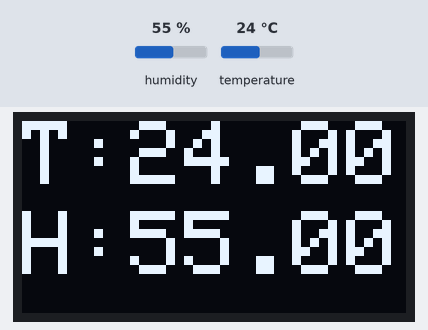
Bench run of a program on a simulated ESP8266 (NodeMCU). Parts: 128×64 one-colour display. The test bench sets the inputs (shaded band); at power-on: humidity 55 %, temperature 24 °C. What the program prints to the serial monitor is not drawn.

Above: at 13.2 s.
13.3 s: humidity set to 22 %
At 15.3 s:
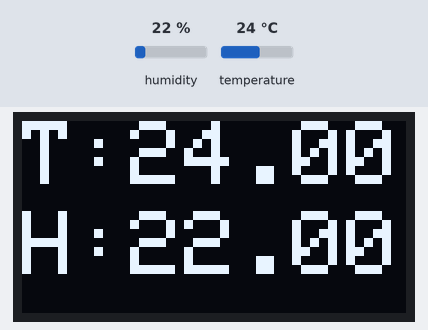
15.7 s: temperature set to 12 °C
At 17.4 s:
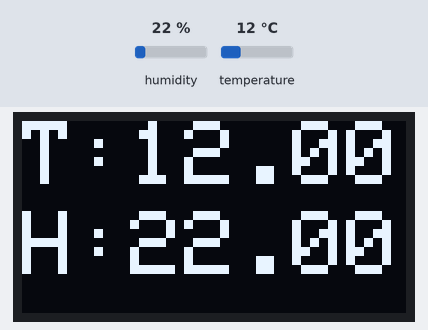
18.1 s: humidity set to 40 %
At 19.3 s:
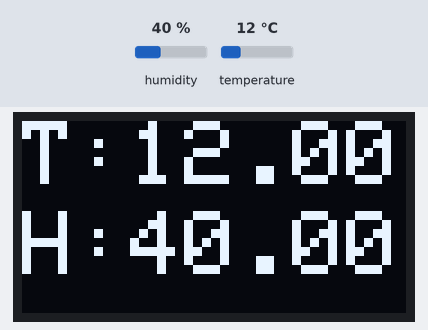
20.5 s: temperature set to 19 °C
At 23.1 s:
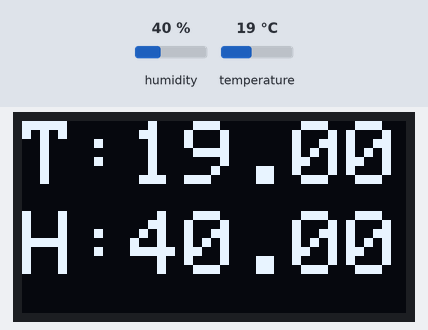
Timing chart, 0 to 24.6 s (numbered marks = the images above; inputs shaded):
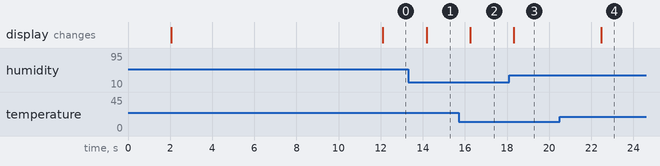

The program:

main.cpp
```cpp
// (licence header left out)
#include<Arduino.h>

/* ESPRead header */
#include<ESPRead.h>

/* I2C display header */
#include <Wire.h>
#include <Adafruit_GFX.h>
#include <Adafruit_SSD1306.h>
#include <Adafruit_Sensor.h>


//#define
/* timer and intruppt function for 1 milisecond */
void Timer_1ms_Start(void);
void ICACHE_RAM_ATTR timercallback1ms(void);

/* OLED display width, in pixels */
#define SCREEN_WIDTH 128

/* OLED display height, in pixels */
#define SCREEN_HEIGHT 64

/* Declaration for an SSD1306 display connected to I2C (SDA, SCL pins) */
Adafruit_SSD1306 display(SCREEN_WIDTH, SCREEN_HEIGHT, &Wire, -1);

bool bmsFlag=0;
uint64_t ui64OnemsTimeCounter=0;
uint16_t ui16OneSecondCounter=0;

void OneSecond_Test(void);

void setup() {
	Serial1.begin(921600);
    Serial.begin(921600);

	Serial.println("\nEasyIoT PiCo");

	/* Start ESP Read */
	ERead.Start();

	//Wire.begin(D2,D1);

	if(!display.begin(SSD1306_SWITCHCAPVCC, 0x3C)) {
    	Serial.println(F("SSD1306 allocation failed"));
    	for(;;);
 	}

  	delay(2000);
  	display.clearDisplay();
  	display.setTextColor(WHITE);
	display.setTextSize(3);
	display.setCursor(0,0);
	display.println("EasyIoT");
	display.setCursor(0,30);
	display.setTextSize(4);
	display.println("PiCo");
	display.display();

	//pinMode(14,OUTPUT);

	/* start timer module */
	noInterrupts();
    Timer_1ms_Start();
    interrupts();

	delay(10000);
	//pinMode(D5,OUTPUT);
	//digitalWrite(D5,LOW);
}

void loop() {
	//ERead.Update();
	//digitalWrite(14,HIGH);
	//delay(1000);
	//Serial.println("Testing");
	//digitalWrite(14,LOW);
	//delay(1000);
	ERead.Read_DHT22();
	display.clearDisplay();
  	display.setTextColor(WHITE);
	display.setTextSize(3);
	display.setCursor(0,0);
	display.print("T:");
	display.println(ERead.tdfParameters.fTemperature);
	display.setCursor(0,30);
	display.setTextSize(3);
	display.print("H:");
	display.println(ERead.tdfParameters.fHumidity);
	display.display();
	delay(1000);
	/*digitalWrite(D5,LOW);
	delay(1000);
	digitalWrite(D5,HIGH);
	delay(1000);*/
}

/* This function sets 1 milisecond timer */
void Timer_1ms_Start(void){
    timer1_isr_init();
    timer1_attachInterrupt(timercallback1ms);
    timer1_enable(TIM_DIV1, TIM_EDGE, TIM_LOOP); //80MHZ
    timer1_write(80000);//1ms
}

/* callback function 1ms interrupt */
void ICACHE_RAM_ATTR timercallback1ms(void){
    bmsFlag=1;
    ui64OnemsTimeCounter++;
	ERead.tdfParameters.ui16ESPReadCounter++;
    ui16OneSecondCounter++;
}

void OneSecond_Test(void){
    if(ui16OneSecondCounter > 1000){
        ui16OneSecondCounter = 0;
    }
}
```

Measured:
- after the input at 13.3 s, the display: changes after 0.88 s (image 1)
- after the input at 15.7 s, the display: changes after 0.56 s (image 2)
- after the input at 18.1 s, the display: changes after 0.23 s (image 3)
- after the input at 20.5 s, the display: changes after 2.0 s (image 4)
